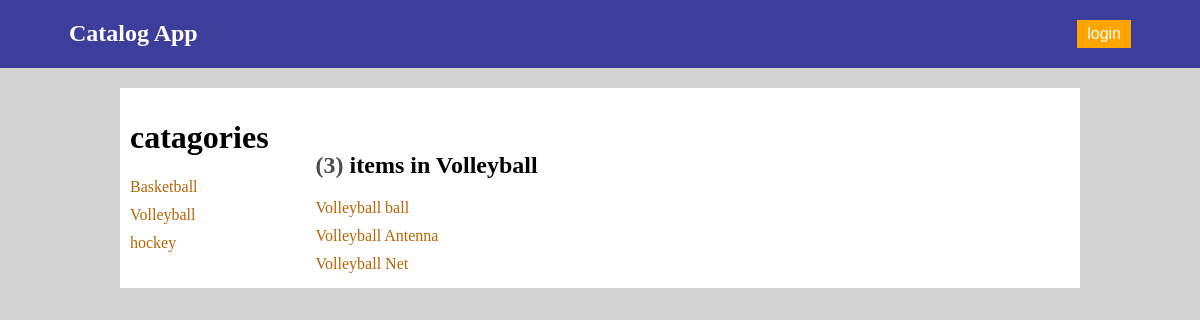
The app's page /catalog/Volleyball/items with its own data.
### db_setup.py (models this page shows, shortened)
class Category(Base):
    __tablename__ = 'category'
    id = Column(Integer, primary_key=True)
    name = Column(String(100), nullable=False)

class CatItem(Base):
    __tablename__ = 'cat_item'
    title = Column(String(100), nullable=False)
    id = Column(Integer, primary_key=True)
    description = Column(String(1000))
    cat_id = Column(Integer, ForeignKey('category.id'))
    category = relationship(Category)
    user_id =Column(Integer,ForeignKey('user.id'), nullable=False)
    user =relationship(User)

### application.py (the view)
@app.route('/catalog/<string:category_name>/items')
def showCatItems(category_name):
    categories = session.query(Category).order_by(asc(Category.name))
    catagory = session.query(Category).filter_by(name=category_name).one()
    catItems = session.query(CatItem).filter_by(cat_id=catagory.id).all()
    not_user=True
    if 'username' in login_session:
        not_user=False
    count = len(catItems)
    return render_template("catItems.html",
                           catItems=catItems, category=catagory,categories=categories
                           ,count=count,not_user=not_user,login_session=login_session)

### templates/catItems.html (shortened to what this page needs)
{% extends "main.html" %}
{% block content %}
<div class="container-right">
        <h1>
            catagories
        </h1>
        {% for _category in categories %}
            <div class="row">
                    <a class="links" href = "{{url_for('showCatItems', category_name = _category.name)}}">
                        {{_category.name}}
                    </a>
            </div>
        {% endfor %}
</div>
<div>
    <h2> <span style="opacity: .7;">({{count}})</span> items in {{category.name}}</h2>
    {% for item in catItems %}
        <div class="row">
                <a class="links" href = "{{url_for('showItemDetail', category_name = category.name,item_title = item.title)}}">
                    {{item.title}}
                </a>
        </div>
    {% endfor %}
</div>
{% endblock %}

### templates/main.html (shortened to what this page needs)
<!DOCTYPE html>
<html>
    <head>
            <link rel=stylesheet type=text/css href="{{ url_for('static', filename='style.css') }}">
    </head>
    <body>
        {% include "header.html" %}
        <div class="container">
            {% block content %}
            {% endblock %}
        </div>
    </body>
</html>

### templates/header.html (shortened to what this page needs)
<div class="header">
	<div class="item_left">
		<a href="{{url_for('showCategories')}}">
			<span class="title white" >Catalog App</span>
		</a>
	</div>
	<div class="item_right ">
		<div> {% if not_user %}
				<a href="{{url_for('showLogin')}}">
				<button class="auoth_btn">
				<span class="white" >login</span>
				</button>
				</a>
			{% endif %}
		</div>
	</div>
</div>

### static/style.css (style rules this page uses)
:root { --top-color:#3d3d9c; --login-color:orange; --text-header-color:white; --links-color:rgb(182, 101, 2); --flash-color:white; --flash-back-color:green; }
a { text-decoration: none; }
.title { font-size: 150%; font-weight: bold; }
body { background-color: lightgray; margin: 0px 0px 0px 0px ; }
.header { display: flow-root; background-color: var(--top-color); padding: 20px 10px 20px 10px; }
.item_left { float: left; margin-left: 5%; }
.item_right { float: right; margin-right: 5%; }
.auoth_btn { background-color: var(--login-color); border-width: 0; font-size: 100%; padding: 5px 10px 5px 10px; }
.white { color: var(--text-header-color); }
.container { display: flex; background-color: white; margin: 20px 10% auto 10%; padding: 10px 10px 10px 10px ; }
.container-right { padding-right: 5%; }
.links { color: var(--links-color); }
.row { margin: 10px auto 5px auto; }

### records on screen
Category: name "Basketball"
Category: name "Volleyball"
Category: name "hockey"
CatItem: title "Volleyball ball"
CatItem: title "Volleyball Antenna"
CatItem: title "Volleyball Net"

### other values on screen
{{ count }} "3"
